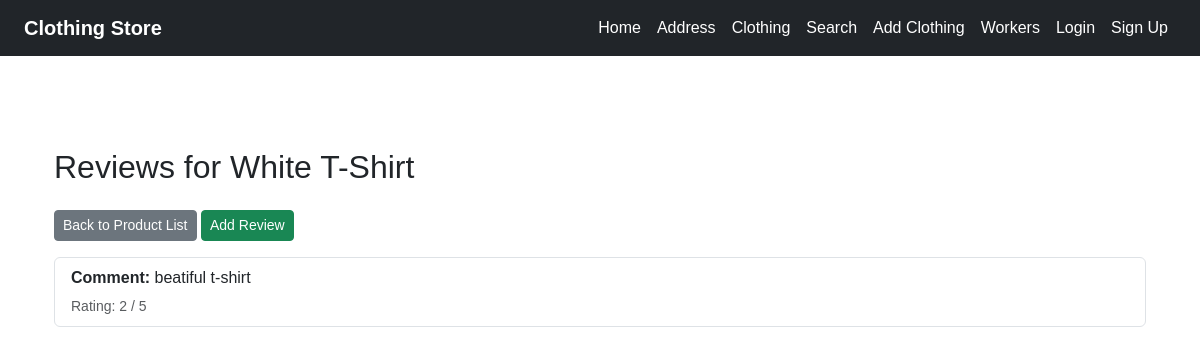
/reviews/1/, run on the app's committed database.
### clothing/models.py (models this page shows, shortened)
class ClothingModel(models.Model):
    name = models.CharField(max_length=100)
    manufacturer = models.CharField(max_length=100)
    price = models.DecimalField(max_digits=8, decimal_places=2, validators=[MinValueValidator(0), MaxValueValidator(1000)])
    type = models.ForeignKey(TypeModel, on_delete=models.CASCADE,related_name='clothing_items')

### reviews/models.py (models this page shows, shortened)
class ReviewModel(models.Model):
    clothing = models.ForeignKey(ClothingModel, on_delete=models.CASCADE, related_name='reviews')
    rating = models.IntegerField()
    comment = models.TextField()

### reviews/views.py (the view)
# urls.py: path('<int:pk>/', views.clothing_reviews, name='clothing_reviews'),
def clothing_reviews(request,pk):
    clothing=get_object_or_404(ClothingModel,pk=pk)
    reviews=clothing.reviews.all()
    return render(request,'reviews/clothing_reviews.html',{
        'clothing':clothing,
        'reviews':reviews
        })

### reviews/templates/reviews/clothing_reviews.html (shortened to what this page needs)
{% extends 'layout.html' %}
{% block content %}
<div class="container mt-5">
    <h2 class="mb-4">Reviews for {{ clothing.name }}</h2>
    <div class="mb-3">
        <a href="{% url 'product_list' %}" class="btn btn-secondary btn-sm">Back to Product List</a>
        <a href="{% url 'add_review' clothing.pk %}" class="btn btn-success btn-sm">Add Review</a>
    </div>
    {% if reviews %}
        <ul class="list-group">
            {% for review in reviews %}
                <li class="list-group-item">
                    <p class="mb-1"><strong>Comment:</strong> {{ review.comment }}</p>
                    <small class="text-muted">Rating: {{ review.rating }} / 5</small>
                </li>
            {% endfor %}
        </ul>
    {% else %}
        <div class="alert alert-info text-center mt-4">
            <p class="mb-2">No reviews available for this clothing.</p>
        </div>
    {% endif %}
</div>
{% endblock %}

### clothing_website/static/css/style.css (style rules this page uses)
* { margin: 0; padding: 0; box-sizing: border-box; }
body { font-family: Arial, sans-serif; }

### data on the page
ClothingModel: name "White T-Shirt"
ReviewModel: comment "beatiful t-shirt", rating "2"
